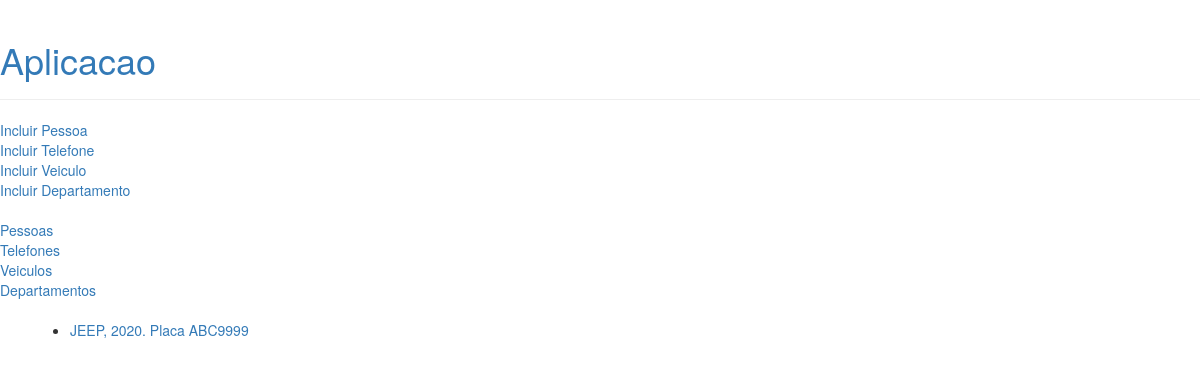
The page /veiculos/ on the database its author committed.
### aplicacao/models.py (models this page shows, shortened)
class Veiculo(models.Model):
    placa = models.CharField(max_length=7)
    modelo = models.CharField(max_length=30)
    fabricacao = models.IntegerField(null=True)
    proprietario = models.ForeignKey(
        Pessoa,
        on_delete=models.RESTRICT,
        null=True
    )
    objects = VeiculoManager()

### aplicacao/views/viewsveiculos.py (the view)
# urls.py: path('veiculos/', viewsveiculos.veiculos, name='veiculos'),
def veiculos(request):
    db_veiculos = Veiculo.objects.todos().values()
    payload = { 'todosveiculos' : list(db_veiculos) }
    template = loader.get_template('veiculo/listarveiculos.html')
    return HttpResponse(template.render(payload, request))

### aplicacao/models.py (called while the page is built)
    def todos(self):
        result = self.all()
        return result

### aplicacao/templates/veiculo/listarveiculos.html
{% extends 'base.html' %}
{% block content %}
	{% if todosveiculos %}
		<ul>
		{% for v in todosveiculos %}
			<li><a href="/aplicacao/veiculo/{{ v.id }}">{{v.modelo}}, {{ v.fabricacao }}. Placa {{ v.placa }}</a></li>
		{% endfor %}
        </ul>
	{% else %}
		<p>Não há veiculos cadastrados na aplicacão.</p>
	{% endif %}
{% endblock %}

### rows shown on the page
Veiculo: modelo "JEEP", fabricacao "2020", placa "ABC9999"
